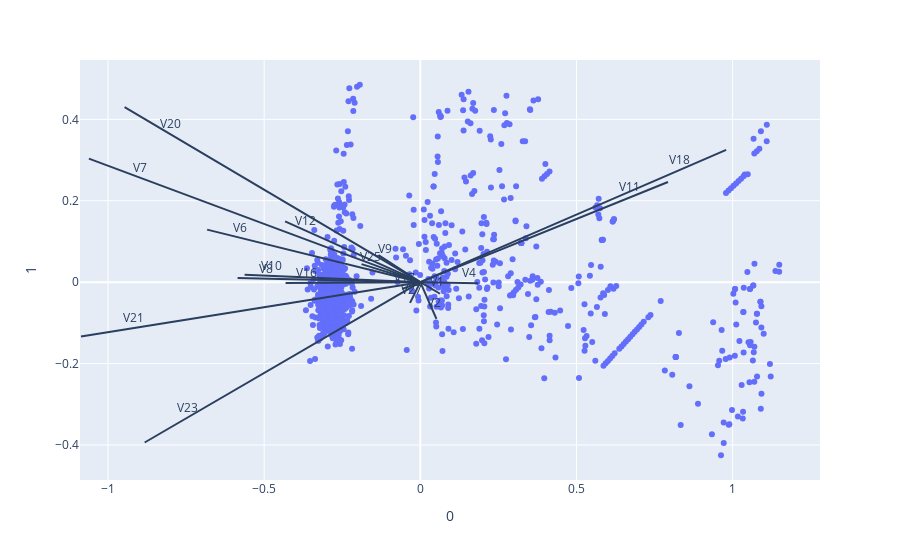

Write notebook code for a chart like this one.
### Code cell
# plot the directions of PCs in a 2D
import plotly.express as px

scores = pca.transform(X_pca)
loadings = pca.components_.T * np.sqrt(pca.explained_variance_)
feature_cols = unique_important_explained.Features.values

fig = px.scatter(scores, x=0, y=1)
for i, feature in enumerate(feature_cols):
    fig.add_shape(
        type='line',
        x0=0, y0=0,
        x1=loadings[i, 0]*6.5,
        y1=loadings[i, 1]*6.5
    )
    fig.add_annotation(
        x=loadings[i, 0]*5.5,
        y=loadings[i, 1]*5.5,
        ax=0, ay=0,
        xanchor='center',
        yanchor='bottom',
        text=feature
    )
fig.show()

### Figure 1 — Plotly figure (JSON) as saved in the notebook; plotly's stock layout.template omitted (floating-point values rounded to 4 significant figures; data arrays with more than 128 entries replaced by an {"elided": "..."} marker saying what was removed)
{"data": [{"hovertemplate": "0=%{x}<br>1=%{y}<extra></extra>", "legendgroup": "", "marker": {"color": "#636efa", "symbol": "circle"}, "mode": "markers", "name": "", "orientation": "v", "showlegend": false, "type": "scatter", "x": {"elided": "984 float values"}, "xaxis": "x", "y": {"elided": "984 float values"}, "yaxis": "y"}], "layout": {"annotations": [{"ax": 0, "ay": 0, "text": "V12", "x": -0.3664, "xanchor": "center", "y": 0.1265, "yanchor": "bottom"}, {"ax": 0, "ay": 0, "text": "V4", "x": 0.1571, "xanchor": "center", "y": -0.002463, "yanchor": "bottom"}, {"ax": 0, "ay": 0, "text": "V8", "x": -0.495, "xanchor": "center", "y": 0.008597, "yanchor": "bottom"}, {"ax": 0, "ay": 0, "text": "V11", "x": 0.671, "xanchor": "center", "y": 0.2083, "yanchor": "bottom"}, {"ax": 0, "ay": 0, "text": "V9", "x": -0.1133, "xanchor": "center", "y": 0.05622, "yanchor": "bottom"}, {"ax": 0, "ay": 0, "text": "V17", "x": -0.04925, "xanchor": "center", "y": -0.01406, "yanchor": "bottom"}, {"ax": 0, "ay": 0, "text": "V25", "x": -0.1593, "xanchor": "center", "y": 0.03746, "yanchor": "bottom"}, {"ax": 0, "ay": 0, "text": "V1", "x": 0.05357, "xanchor": "center", "y": -0.02407, "yanchor": "bottom"}, {"ax": 0, "ay": 0, "text": "V16", "x": -0.365, "xanchor": "center", "y": -0.001471, "yanchor": "bottom"}, {"ax": 0, "ay": 0, "text": "V10", "x": -0.476, "xanchor": "center", "y": 0.01535, "yanchor": "bottom"}, {"ax": 0, "ay": 0, "text": "V18", "x": 0.8286, "xanchor": "center", "y": 0.2749, "yanchor": "bottom"}, {"ax": 0, "ay": 0, "text": "V21", "x": -0.9192, "xanchor": "center", "y": -0.113, "yanchor": "bottom"}, {"ax": 0, "ay": 0, "text": "V2", "x": 0.04364, "xanchor": "center", "y": -0.07617, "yanchor": "bottom"}, {"ax": 0, "ay": 0, "text": "V23", "x": -0.7468, "xanchor": "center", "y": -0.3333, "yanchor": "bottom"}, {"ax": 0, "ay": 0, "text": "V27", "x": -0.02776, "xanchor": "center", "y": -0.04314, "yanchor": "bottom"}, {"ax": 0, "ay": 0, "text": "V6", "x": -0.5775, "xanchor": "center", "y": 0.1092, "yanchor": "bottom"}, {"ax": 0, "ay": 0, "text": "V7", "x": -0.8978, "xanchor": "center", "y": 0.2568, "yanchor": "bottom"}, {"ax": 0, "ay": 0, "text": "V20", "x": -0.8011, "xanchor": "center", "y": 0.3637, "yanchor": "bottom"}], "autosize": true, "hovermode": "x", "legend": {"tracegroupgap": 0}, "margin": {"t": 60}, "shapes": [{"type": "line", "x0": 0, "x1": -0.433, "y0": 0, "y1": 0.1496}, {"type": "line", "x0": 0, "x1": 0.1857, "y0": 0, "y1": -0.002911}, {"type": "line", "x0": 0, "x1": -0.5851, "y0": 0, "y1": 0.01016}, {"type": "line", "x0": 0, "x1": 0.793, "y0": 0, "y1": 0.2461}, {"type": "line", "x0": 0, "x1": -0.134, "y0": 0, "y1": 0.06644}, {"type": "line", "x0": 0, "x1": -0.05821, "y0": 0, "y1": -0.01661}, {"type": "line", "x0": 0, "x1": -0.1883, "y0": 0, "y1": 0.04427}, {"type": "line", "x0": 0, "x1": 0.06331, "y0": 0, "y1": -0.02844}, {"type": "line", "x0": 0, "x1": -0.4314, "y0": 0, "y1": -0.001739}, {"type": "line", "x0": 0, "x1": -0.5625, "y0": 0, "y1": 0.01814}, {"type": "line", "x0": 0, "x1": 0.9793, "y0": 0, "y1": 0.3249}, {"type": "line", "x0": 0, "x1": -1.086, "y0": 0, "y1": -0.1335}, {"type": "line", "x0": 0, "x1": 0.05158, "y0": 0, "y1": -0.09002}, {"type": "line", "x0": 0, "x1": -0.8826, "y0": 0, "y1": -0.3939}, {"type": "line", "x0": 0, "x1": -0.03281, "y0": 0, "y1": -0.05098}, {"type": "line", "x0": 0, "x1": -0.6826, "y0": 0, "y1": 0.1291}, {"type": "line", "x0": 0, "x1": -1.061, "y0": 0, "y1": 0.3035}, {"type": "line", "x0": 0, "x1": -0.9467, "y0": 0, "y1": 0.4298}], "xaxis": {"anchor": "y", "autorange": true, "domain": [0, 1], "range": [-1.089, 1.277], "title": {"text": "0"}, "type": "linear"}, "yaxis": {"anchor": "x", "autorange": true, "domain": [0, 1], "range": [-0.4898, 0.5496], "title": {"text": "1"}, "type": "linear"}}}
